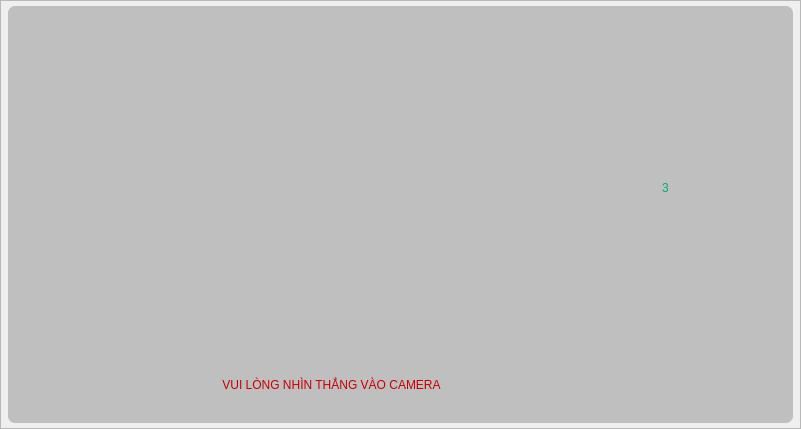
<?xml version="1.0" encoding="UTF-8"?>
<ui version="4.0">
 <class>Frame_containAddFaceScreen</class>
 <widget class="QFrame" name="Frame_containAddFaceScreen">
  <property name="geometry">
   <rect>
    <x>0</x>
    <y>0</y>
    <width>801</width>
    <height>429</height>
   </rect>
  </property>
  <property name="windowTitle">
   <string>Frame</string>
  </property>
  <property name="frameShape">
   <enum>QFrame::StyledPanel</enum>
  </property>
  <property name="frameShadow">
   <enum>QFrame::Raised</enum>
  </property>
  <widget class="QFrame" name="frame">
   <property name="geometry">
    <rect>
     <x>8</x>
     <y>6</y>
     <width>785</width>
     <height>417</height>
    </rect>
   </property>
   <property name="styleSheet">
    <string notr="true">background-color: rgb(191, 191, 191);
border-radius:7px</string>
   </property>
   <property name="frameShape">
    <enum>QFrame::StyledPanel</enum>
   </property>
   <property name="frameShadow">
    <enum>QFrame::Raised</enum>
   </property>
   <widget class="QLabel" name="label_forShowCamera">
    <property name="geometry">
     <rect>
      <x>52</x>
      <y>16</y>
      <width>529</width>
      <height>309</height>
     </rect>
    </property>
    <property name="text">
     <string/>
    </property>
   </widget>
   <widget class="QLabel" name="label_nhinVaoCamera">
    <property name="geometry">
     <rect>
      <x>106</x>
      <y>354</y>
      <width>435</width>
      <height>49</height>
     </rect>
    </property>
    <property name="styleSheet">
     <string notr="true">color: rgb(198, 0, 0);
font: 75 bold 16pt &quot;Ubuntu&quot;;</string>
    </property>
    <property name="text">
     <string>VUI LÒNG NHÌN THẲNG VÀO CAMERA</string>
    </property>
    <property name="alignment">
     <set>Qt::AlignCenter</set>
    </property>
   </widget>
   <widget class="QLabel" name="label_forShowTimeCountdown">
    <property name="geometry">
     <rect>
      <x>654</x>
      <y>120</y>
      <width>73</width>
      <height>123</height>
     </rect>
    </property>
    <property name="styleSheet">
     <string notr="true">font: 57 bold 80pt &quot;Ubuntu&quot;;
color: rgb(0, 170, 127);</string>
    </property>
    <property name="text">
     <string>3</string>
    </property>
   </widget>
  </widget>
 </widget>
 <resources/>
 <connections/>
</ui>
